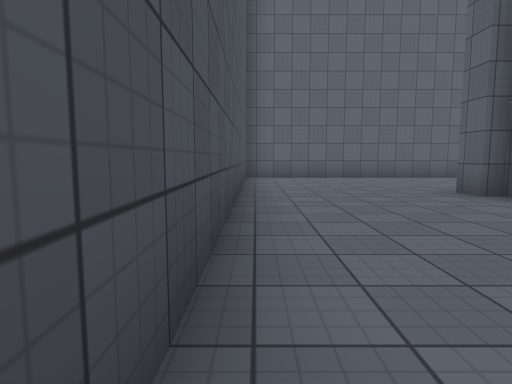
view 1 (above)

24 first-person views from a walk through a 3-D level made in the Unity game engine. The camera is 1.2 m above the floor, tilts 6° down and sees 75° across. The floor is counted in squares, 2 m on a side. Each view is taken from the middle of a square. On the plan, view 1 faces up. The plan holds only what a view shows up to about 10 squares ahead; the rest is blank. The place goes on beyond the plan. The player is left out. Surface patterns are stand-ins for the level's own textures.

view 2
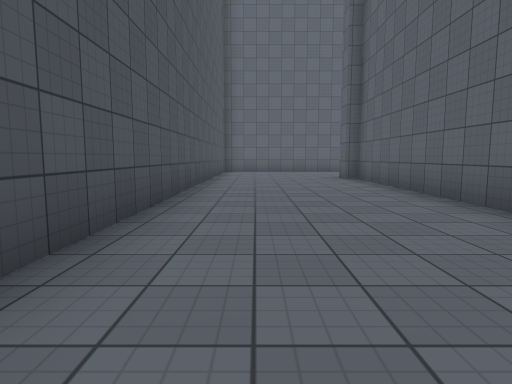

view 3
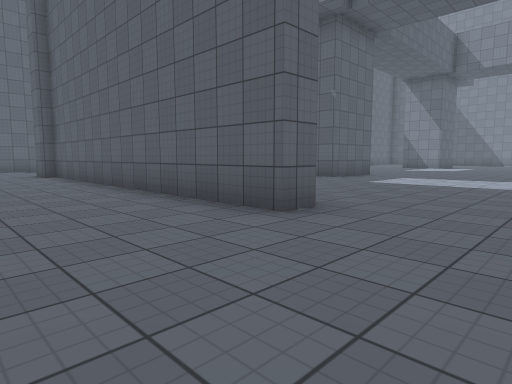

view 4
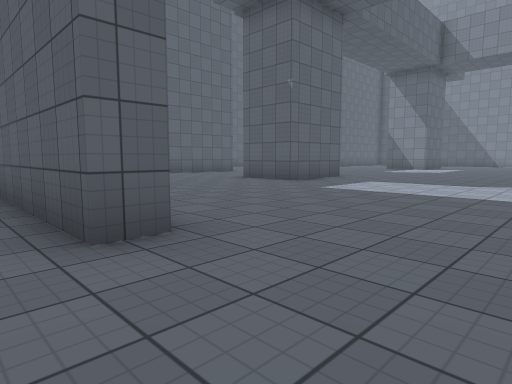

view 5
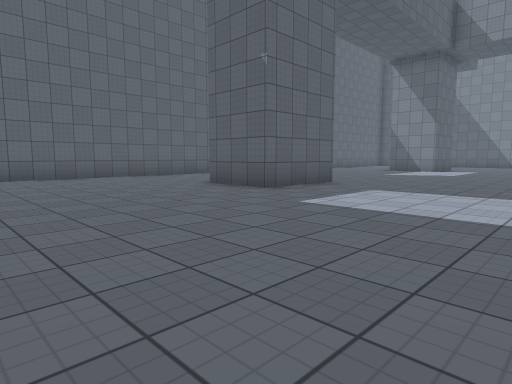

view 6
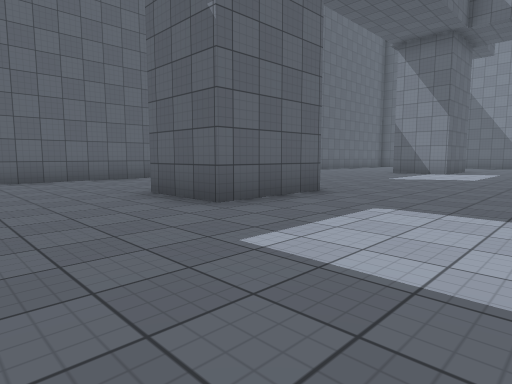

view 7
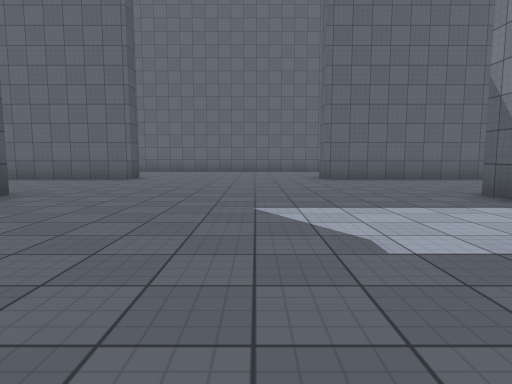

view 8
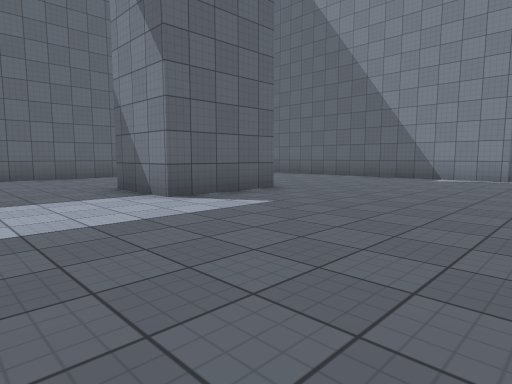

view 9
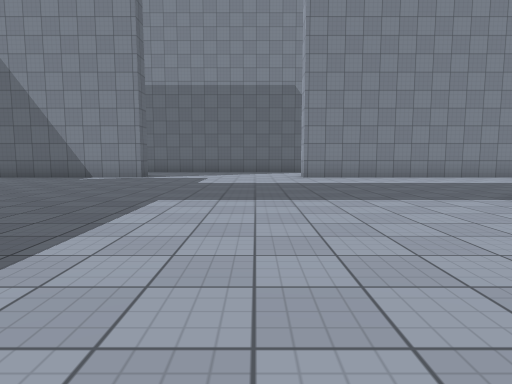

view 10
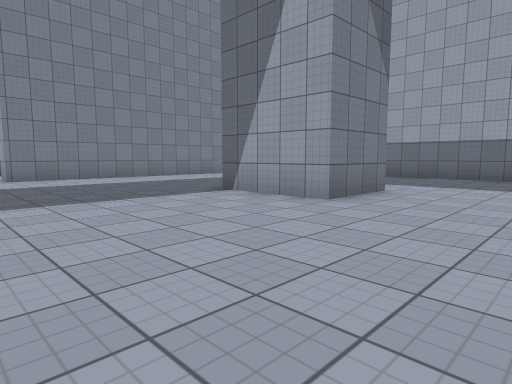

view 11
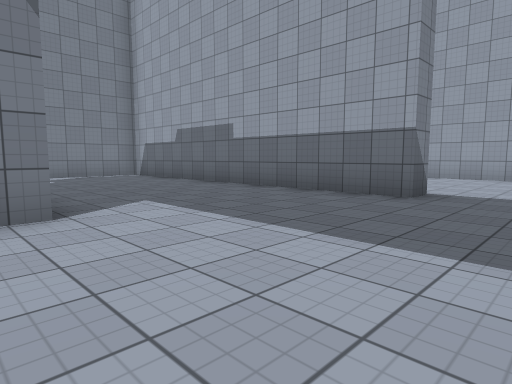

view 12
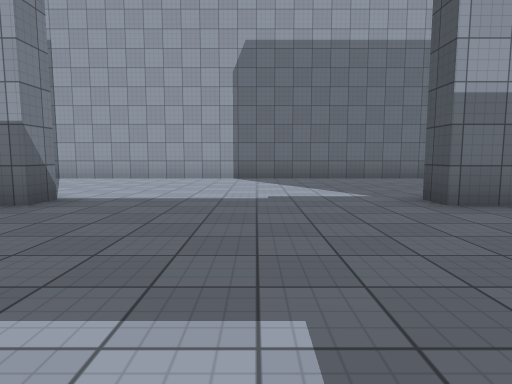

view 13
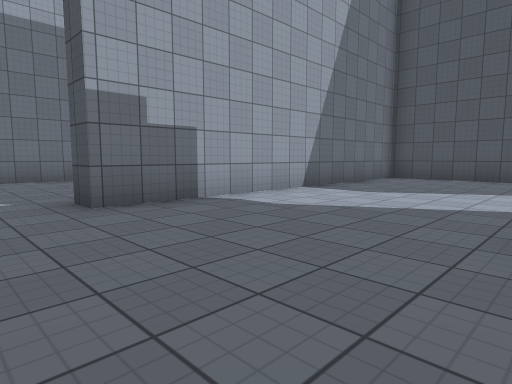

view 14
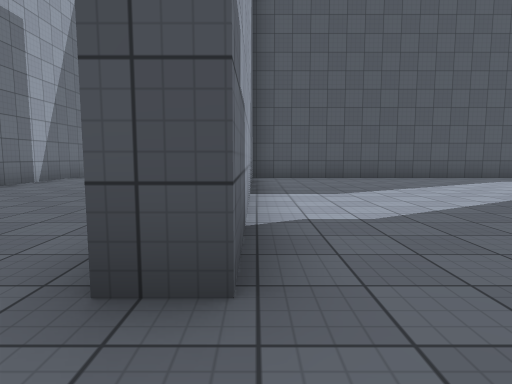

view 15
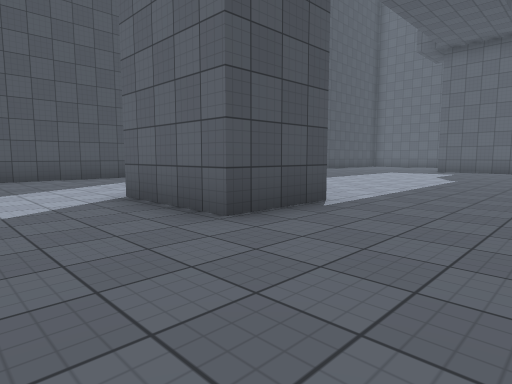

view 16
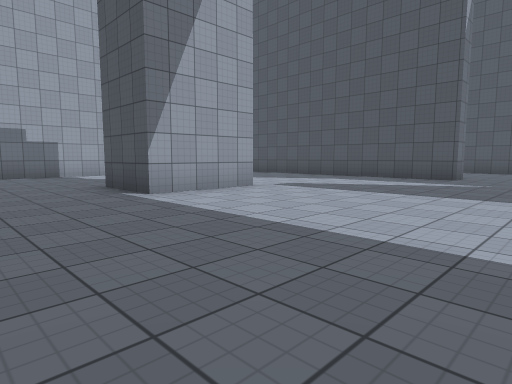

view 17
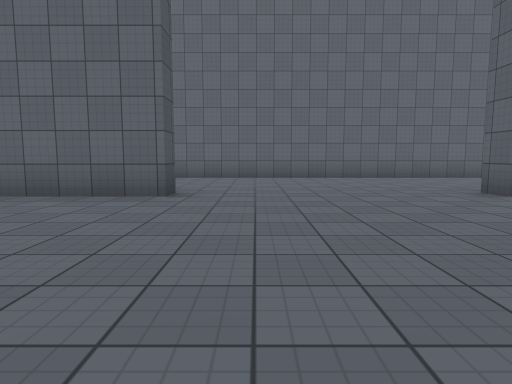

view 18
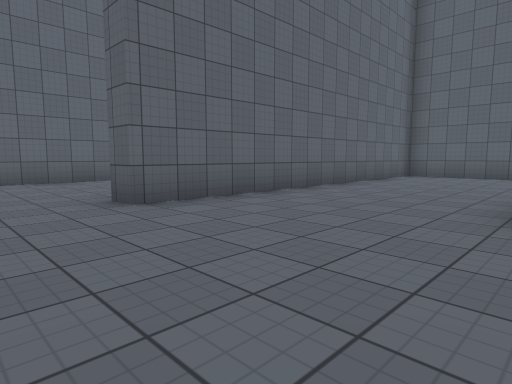

view 19
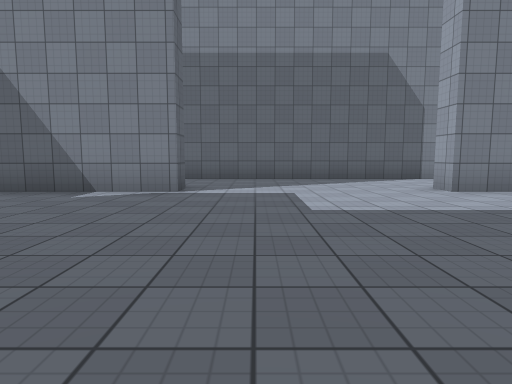

view 20
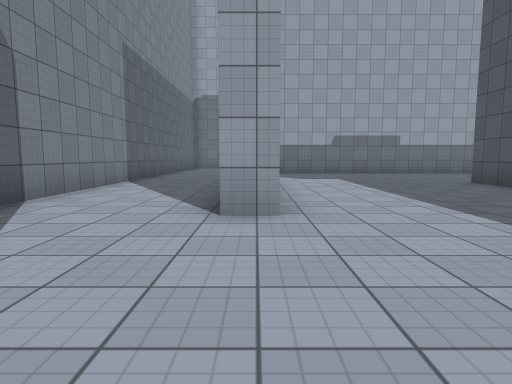

view 21
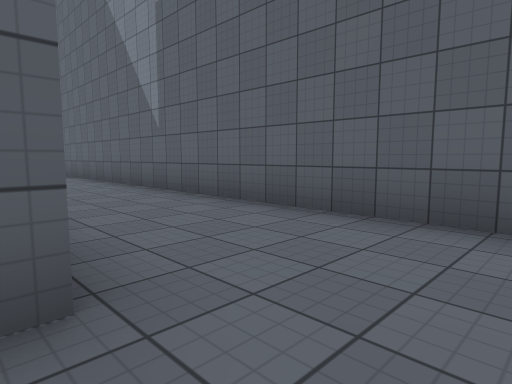

view 22
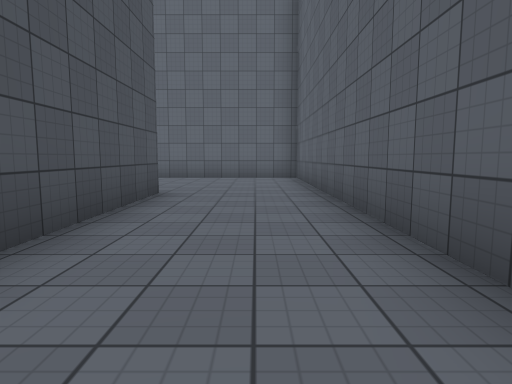

view 23
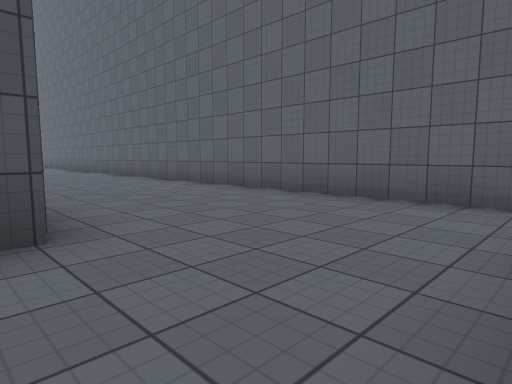

view 24
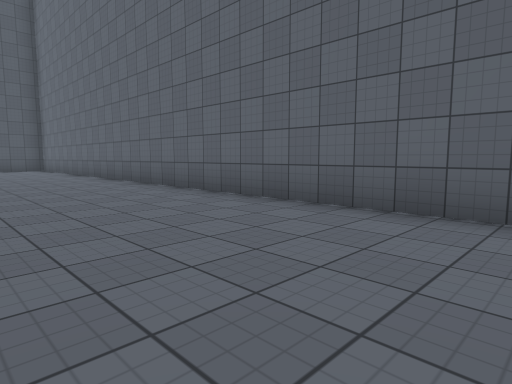

### Floor plan
Points are (right, up) in squares from view 1. A wall is a line through its corners. A room is listed if a view was taken in it or the views show most of it. See-through windows are left out.
Room 1 (views 1, 2, 3, 4, 5, 6, 7, 8, 9, 10, 11, 12, 13, 14, 15, 16, 17, 18, 19, 20, 21, 22, 23, 24)
walls: (12.1, -0.6) (9.7, -0.6) (9.7, 1.4); (9, -11) (11.4, -11) (11.4, -12.8) (9, -12.8); (19.6, -12.9) (19.6, -11) (22, -11); (21.9, -11.5) (21.9, -12.9); (22, -0.6) (19.6, -0.6) (19.6, 1.4); (4.5, -3.6) (3.8, -3.6) (3.8, 5) (3.4, 5) (3.4, 5.8); (17.8, -17.8) (17.8, -17.1) (25.1, -17.1); (3.8, -8.4) (4.4, -8.4) (4.4, -17.1) (12.6, -17.1) (12.6, -17.8); (27.4, -3.6) (26.8, -3.6) (26.8, 0.5); (12.6, 5.8) (12.6, 5) (6.2, 5); (26.8, -15.5) (26.8, -8.4) (27.4, -8.4); (26.8, 2.4) (26.8, 4.5); (10.2, -22.3) (20.6, -22.3); (26.2, 5) (17.8, 5) (17.8, 5.8); (30.2, -15) (30.2, 9.6) (-0.3, 9.6) (-0.3, -2.4); (27.4, 5.6) (27.4, 2); (3.9, -22.3) (7.1, -22.3)

Positions as (right, up) in squares from view 1, and headings:
1: (0, 0), facing up
2: (1, -4), facing up
3: (1, -6), facing up-right
4: (3, -6), facing up-right
5: (5, -5), facing up-right
6: (7, -4), facing up-right
7: (16, -4), facing up
8: (17, -5), facing up-right
9: (17, -7), facing right
10: (17, -7), facing down-right
11: (16, -12), facing down-right
12: (15, -13), facing down
13: (14, -13), facing down-left
14: (14, -17), facing left
15: (14, -15), facing up-left
16: (14, -6), facing down-left
17: (14, 0), facing up
18: (16, 1), facing up-right
19: (21, -5), facing right
20: (27, -5), facing down
21: (27, -5), facing up-right
22: (29, 0), facing up
23: (30, 5), facing up-left
24: (16, 6), facing up-left
